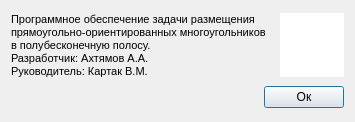
<?xml version="1.0" encoding="UTF-8"?>
<ui version="4.0">
 <class>DialogAbout</class>
 <widget class="QDialog" name="DialogAbout">
  <property name="windowModality">
   <enum>Qt::ApplicationModal</enum>
  </property>
  <property name="geometry">
   <rect>
    <x>0</x>
    <y>0</y>
    <width>355</width>
    <height>122</height>
   </rect>
  </property>
  <property name="windowTitle">
   <string>О программе</string>
  </property>
  <property name="windowIcon">
   <iconset resource="images.qrc">
    <normaloff>:/img/resources/app.png</normaloff>:/img/resources/app.png</iconset>
  </property>
  <layout class="QVBoxLayout" name="verticalLayout">
   <item>
    <layout class="QHBoxLayout" name="horizontalLayout">
     <item>
      <widget class="QLabel" name="label_About">
       <property name="text">
        <string>&lt;!DOCTYPE HTML PUBLIC &quot;-//W3C//DTD HTML 4.0//EN&quot; &quot;http://www.w3.org/TR/REC-html40/strict.dtd&quot;&gt;
&lt;html&gt;&lt;head&gt;&lt;meta name=&quot;qrichtext&quot; content=&quot;1&quot; /&gt;&lt;style type=&quot;text/css&quot;&gt;
p, li { white-space: pre-wrap; }
&lt;/style&gt;&lt;/head&gt;&lt;body style=&quot; font-family:'MS Shell Dlg 2'; font-size:8.25pt; font-weight:400; font-style:normal;&quot;&gt;
&lt;p style=&quot; margin-top:0px; margin-bottom:0px; margin-left:0px; margin-right:0px; -qt-block-indent:0; text-indent:0px;&quot;&gt;&lt;span style=&quot; font-size:8pt;&quot;&gt;Программное обеспечение задачи размещения&lt;/span&gt;&lt;/p&gt;
&lt;p style=&quot; margin-top:0px; margin-bottom:0px; margin-left:0px; margin-right:0px; -qt-block-indent:0; text-indent:0px;&quot;&gt;&lt;span style=&quot; font-size:8pt;&quot;&gt;прямоугольно-ориентированных многоугольников&lt;/span&gt;&lt;/p&gt;
&lt;p style=&quot; margin-top:0px; margin-bottom:0px; margin-left:0px; margin-right:0px; -qt-block-indent:0; text-indent:0px;&quot;&gt;&lt;span style=&quot; font-size:8pt;&quot;&gt;в полубесконечную полосу.&lt;/span&gt;&lt;/p&gt;
&lt;p style=&quot; margin-top:0px; margin-bottom:0px; margin-left:0px; margin-right:0px; -qt-block-indent:0; text-indent:0px;&quot;&gt;&lt;span style=&quot; font-size:8pt;&quot;&gt;Разработчик: Ахтямов А.А.&lt;/span&gt;&lt;/p&gt;
&lt;p style=&quot; margin-top:0px; margin-bottom:0px; margin-left:0px; margin-right:0px; -qt-block-indent:0; text-indent:0px;&quot;&gt;&lt;span style=&quot; font-size:8pt;&quot;&gt;Руководитель: Картак В.М.&lt;/span&gt;&lt;/p&gt;&lt;/body&gt;&lt;/html&gt;</string>
       </property>
      </widget>
     </item>
     <item>
      <widget class="QGraphicsView" name="graphicsView">
       <property name="minimumSize">
        <size>
         <width>64</width>
         <height>64</height>
        </size>
       </property>
       <property name="maximumSize">
        <size>
         <width>64</width>
         <height>64</height>
        </size>
       </property>
       <property name="frameShape">
        <enum>QFrame::NoFrame</enum>
       </property>
       <property name="verticalScrollBarPolicy">
        <enum>Qt::ScrollBarAlwaysOff</enum>
       </property>
       <property name="horizontalScrollBarPolicy">
        <enum>Qt::ScrollBarAlwaysOff</enum>
       </property>
       <property name="backgroundBrush">
        <brush brushstyle="NoBrush">
         <color alpha="0">
          <red>0</red>
          <green>0</green>
          <blue>0</blue>
         </color>
        </brush>
       </property>
       <property name="foregroundBrush">
        <brush brushstyle="NoBrush">
         <color alpha="0">
          <red>0</red>
          <green>0</green>
          <blue>0</blue>
         </color>
        </brush>
       </property>
      </widget>
     </item>
    </layout>
   </item>
   <item>
    <layout class="QHBoxLayout" name="horizontalLayout_2">
     <item>
      <spacer name="horizontalSpacer">
       <property name="orientation">
        <enum>Qt::Horizontal</enum>
       </property>
       <property name="sizeHint" stdset="0">
        <size>
         <width>40</width>
         <height>20</height>
        </size>
       </property>
      </spacer>
     </item>
     <item>
      <widget class="QPushButton" name="pushButton">
       <property name="text">
        <string>Ок</string>
       </property>
      </widget>
     </item>
    </layout>
   </item>
  </layout>
 </widget>
 <resources>
  <include location="images.qrc"/>
 </resources>
 <connections/>
</ui>
